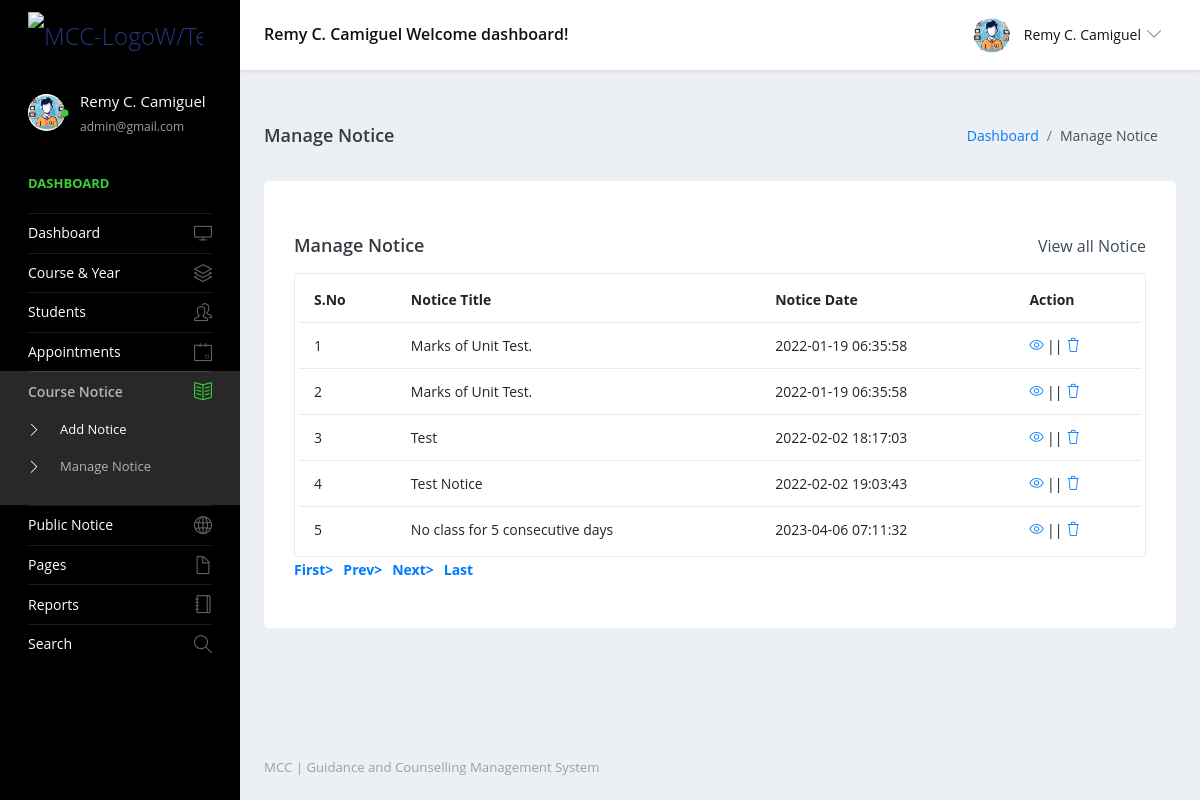
The page /g&cms-mcc/admin/manage-notice.php (signed in) on the database its author committed.
### tables this page shows
CREATE TABLE `tblnotice` (
  `ID` int NOT NULL,
  `NoticeTitle` mediumtext,
  `ClassId` int DEFAULT NULL,
  `NoticeMsg` mediumtext,
  `CreationDate` timestamp NULL DEFAULT CURRENT_TIMESTAMP
);

### g&cms-mcc/admin/manage-notice.php (the view, shortened to what this page needs)
<?php
include('includes/dbconnection.php');
if (strlen($_SESSION['sturecmsaid'] == 0)) {
  header('location:logout.php');
} else {
  ?>
  <!DOCTYPE html>
  <html lang="en">
  <head>
    <link rel="stylesheet" href="vendors/simple-line-icons/css/simple-line-icons.css">
    <link rel="stylesheet" href="vendors/flag-icon-css/css/flag-icon.min.css">
    <link rel="stylesheet" href="vendors/css/vendor.bundle.base.css">
    <link rel="stylesheet" href="./vendors/daterangepicker/daterangepicker.css">
    <link rel="stylesheet" href="./vendors/chartist/chartist.min.css">
    <link rel="stylesheet" href="./css/style.css">
  </head>
  <body>
    <div class="container-scroller">
      <?php include_once('includes/header.php'); ?>
      <div class="container-fluid page-body-wrapper">
        <?php include_once('includes/sidebar.php'); ?>
        <div class="main-panel">
          <div class="content-wrapper">
            <div class="page-header">
              <h3 class="page-title"> Manage Notice </h3>
              <nav aria-label="breadcrumb">
                <ol class="breadcrumb">
                  <li class="breadcrumb-item"><a href="dashboard.php">Dashboard</a></li>
                  <li class="breadcrumb-item active" aria-current="page"> Manage Notice</li>
                </ol>
              </nav>
            </div>
            <div class="row">
              <div class="col-md-12 grid-margin stretch-card">
                <div class="card">
                  <div class="card-body">
                    <div class="d-sm-flex align-items-center mb-4">
                      <h4 class="card-title mb-sm-0">Manage Notice</h4>
                      <a href="#" class="text-dark ml-auto mb-3 mb-sm-0"> View all Notice</a>
                    </div>
                    <div class="table-responsive border rounded p-1">
                      <table class="table">
                        <thead>
                          <tr>
                            <th class="font-weight-bold">S.No</th>
                            <th class="font-weight-bold">Notice Title</th>
                            <th class="font-weight-bold">Notice Date</th>
                            <th class="font-weight-bold">Action</th>
                          </tr>
                        </thead>
                        <tbody>
                          <?php
                          if (isset($_GET['pageno'])) {
                            $pageno = $_GET['pageno'];
                          } else {
                            $pageno = 1;
                          }
                          $no_of_records_per_page = 15;
                          $ret = "SELECT ID FROM tblnotice";
                          $query1 = $dbh->prepare($ret);
                          $query1->execute();
                          $total_rows = $query1->rowCount();
                          $total_pages = ceil($total_rows / $no_of_records_per_page);
                          $sql = "SELECT * from tblnotice";
                          $query = $dbh->prepare($sql);
                          $query->execute();
                          $results = $query->fetchAll(PDO::FETCH_OBJ);
                          $cnt = 1;
                          if ($query->rowCount() > 0) {
                            foreach ($results as $row) { ?>
                              <tr>
                                <td>
                                  <?php echo htmlentities($cnt); ?>
                                </td>
                                <td>
                                  <?php echo htmlentities($row->NoticeTitle); ?>
                                </td>
                                <td>
                                  <?php echo htmlentities($row->CreationDate); ?>
                                </td>
                                <td>
                                  <div><a href="edit-notice-detail.php?editid=<?php echo htmlentities($row->ID); ?>"><i
                                        class="icon-eye"></i></a>
                                    || <a href="manage-notice.php?delid=<?php echo ($row->ID); ?>"
                                      onclick="return confirm('Do you really want to Delete this notice?');"> <i
                                        class="icon-trash"></i></a></div>
                                </td>
                              </tr>
                              <?php $cnt = $cnt + 1;
                            }
                          } ?>
                        </tbody>
                      </table>
                    </div>
                    <div align="left">
                      <ul class="pagination">
                        <li><a href="?pageno=1"><strong>First></strong></a></li>
                        <li class="<?php if ($pageno <= 1) {
                          echo 'disabled';
                        } ?>">
                          <a href="<?php if ($pageno <= 1) {
                            echo '#';
                          } else {
                            echo "?pageno=" . ($pageno - 1);
                          } ?>"><strong
                              style="padding-left: 10px">Prev></strong></a>
                        </li>
                        <li class="<?php if ($pageno >= $total_pages) {
                          echo 'disabled';
                        } ?>">
                          <a
                            href="<?php if ($pageno >= $total_pages) {
                              echo '#';
                            } else {
                              echo "?pageno=" . ($pageno + 1);
                            } ?>"><strong
                              style="padding-left: 10px">Next></strong></a>
                        </li>
                        <li><a href="?pageno=<?php echo $total_pages; ?>"><strong
                              style="padding-left: 10px">Last</strong></a></li>
                      </ul>
                    </div>
                  </div>
                </div>
              </div>
            </div>
          </div>
          <?php include_once('includes/footer.php'); ?>
        </div>
      </div>
    </div>
  </body>
  </html>
<?php } ?>

### g&cms-mcc/admin/includes/header.php (shortened to what this page needs)
<nav class="navbar default-layout-navbar col-lg-12 col-12 p-0 fixed-top d-flex flex-row">
  <div class="navbar-brand-wrapper d-flex align-items-center">
    <a class="navbar-brand brand-logo" href="dashboard.php">
      <img src="../images/mcc-logo-gcms.png" alt="MCC-LogoW/Text">
    </a>
  </div>
  <?php
  $aid = $_SESSION['sturecmsaid'];
  $sql = "SELECT * from tbladmin where ID=:aid";
  $query = $dbh->prepare($sql);
  $query->bindParam(':aid', $aid, PDO::PARAM_STR);
  $query->execute();
  $results = $query->fetchAll(PDO::FETCH_OBJ);
  if ($query->rowCount() > 0) {
    foreach ($results as $row) { ?>
      <div class="navbar-menu-wrapper d-flex align-items-center flex-grow-1">
        <h5 class="mb-0 font-weight-medium d-none d-lg-flex">
          <?php echo htmlentities($row->AdminName); ?> Welcome dashboard!
        </h5>
        <ul class="navbar-nav navbar-nav-right ml-auto">
          <li class="nav-item dropdown d-none d-xl-inline-flex user-dropdown">
            <a class="nav-link dropdown-toggle" id="UserDropdown" href="#" data-toggle="dropdown" aria-expanded="false">
              <img class="img-xs rounded-circle ml-2" src="images/faces/face8.jpg" alt="Profile image"> <span
                class="font-weight-normal">
                <?php echo htmlentities($row->AdminName); ?>
              </span></a>
              <?php $cnt = $cnt + 1;
    }
  } ?>
      </li>
    </ul>
  </div>
</nav>

### g&cms-mcc/admin/includes/sidebar.php (shortened to what this page needs)
<nav class="sidebar sidebar-offcanvas" id="sidebar">
          <ul class="nav">
            <li class="nav-item nav-profile">
              <a href="profile.php" class="nav-link">
                <div class="profile-image">
                  <img class="img-xs rounded-circle" src="images/faces/face8.jpg" alt="profile image">
                  <div class="dot-indicator bg-success"></div>
                </div>
                <div class="text-wrapper">
                  <?php
                  $aid = $_SESSION["sturecmsaid"];
                  $sql = "SELECT * from tbladmin where ID=:aid";
                  $query = $dbh->prepare($sql);
                  $query->bindParam(":aid", $aid, PDO::PARAM_STR);
                  $query->execute();
                  $results = $query->fetchAll(PDO::FETCH_OBJ);
                  $cnt = 1;
                  if ($query->rowCount() > 0) {
                      foreach ($results as $row) { ?>
                  <p class="profile-name"><?php echo htmlentities(
                      $row->AdminName
                  ); ?></p>
                  <p class="designation"><?php echo htmlentities(
                     $row->Email
                  ); ?></p><?php $cnt = $cnt + 1;}
                  }
                  ?>
                </div>
              </a>
            </li>
            <li class="nav-item nav-category">
              <span class="nav-link">Dashboard</span>
            </li>
            <li class="nav-item">
              <a class="nav-link" href="dashboard.php">
                <span class="menu-title">Dashboard</span>
                <i class="icon-screen-desktop menu-icon"></i>
              </a>
            </li>
            <li class="nav-item">
              <a class="nav-link" data-toggle="collapse" href="#ui-basic" aria-expanded="false" aria-controls="ui-basic">
                <span class="menu-title">Course & Year</span>
                <i class="icon-layers menu-icon"></i>
              </a>
            </li>
            <li class="nav-item">
              <a class="nav-link" data-toggle="collapse" href="#ui-basic1" aria-expanded="false" aria-controls="ui-basic1">
                <span class="menu-title">Students</span>
                <i class="icon-people menu-icon"></i>
              </a>
            </li>
            <li class="nav-item">
              <a class="nav-link" data-toggle="collapse" href="#ui-basic2" aria-expanded="false" aria-controls="ui-basic2">
                <span class="menu-title">Appointments</span>
                <i class="icon-event menu-icon"></i>
              </a>
            </li>
            <li class="nav-item">
              <a class="nav-link" data-toggle="collapse" href="#auth" aria-expanded="false" aria-controls="auth">
                <span class="menu-title">Course Notice</span>
                <i class="icon-book-open menu-icon"></i>
              </a>
              <div class="collapse" id="auth">
                <ul class="nav flex-column sub-menu">
                  <li class="nav-item"> <a class="nav-link" href="add-notice.php"> Add Notice </a></li>
                  <li class="nav-item"> <a class="nav-link" href="manage-notice.php"> Manage Notice </a></li>
                </ul>
              </div>
            </li>
            <li class="nav-item">
              <a class="nav-link" data-toggle="collapse" href="#auth1" aria-expanded="false" aria-controls="auth">
                <span class="menu-title">Public Notice</span>
                <i class="icon-globe menu-icon"></i>
              </a>
              <li class="nav-item">
              <a class="nav-link" data-toggle="collapse" href="#auth2" aria-expanded="false" aria-controls="auth">
                <span class="menu-title">Pages</span>
                <i class="icon-doc menu-icon"></i>
              </a>
            </li>
              <li class="nav-item">
              <a class="nav-link" href="between-dates-reports.php">
                <span class="menu-title">Reports</span>
                <i class="icon-notebook menu-icon"></i>
              </a>
            </li>
            <li class="nav-item">
              <a class="nav-link" href="search.php">
                <span class="menu-title">Search</span>
                <i class="icon-magnifier menu-icon"></i>
              </a>
            </li>
            </li>
          </ul>
        </nav>

### rows shown on the page
tblnotice: NoticeTitle "Marks of Unit Test.", CreationDate "2022-01-19 06:35:58"
tblnotice: NoticeTitle "Marks of Unit Test.", CreationDate "2022-01-19 06:35:58"
tblnotice: NoticeTitle "Test", CreationDate "2022-02-02 18:17:03"
tblnotice: NoticeTitle "Test Notice", CreationDate "2022-02-02 19:03:43"
tblnotice: NoticeTitle "No class for 5 consecutive days", CreationDate "2023-04-06 07:11:32"

### other values the page prints
$row->AdminName "Remy C. Camiguel"
$row->Email "admin@gmail.com"
